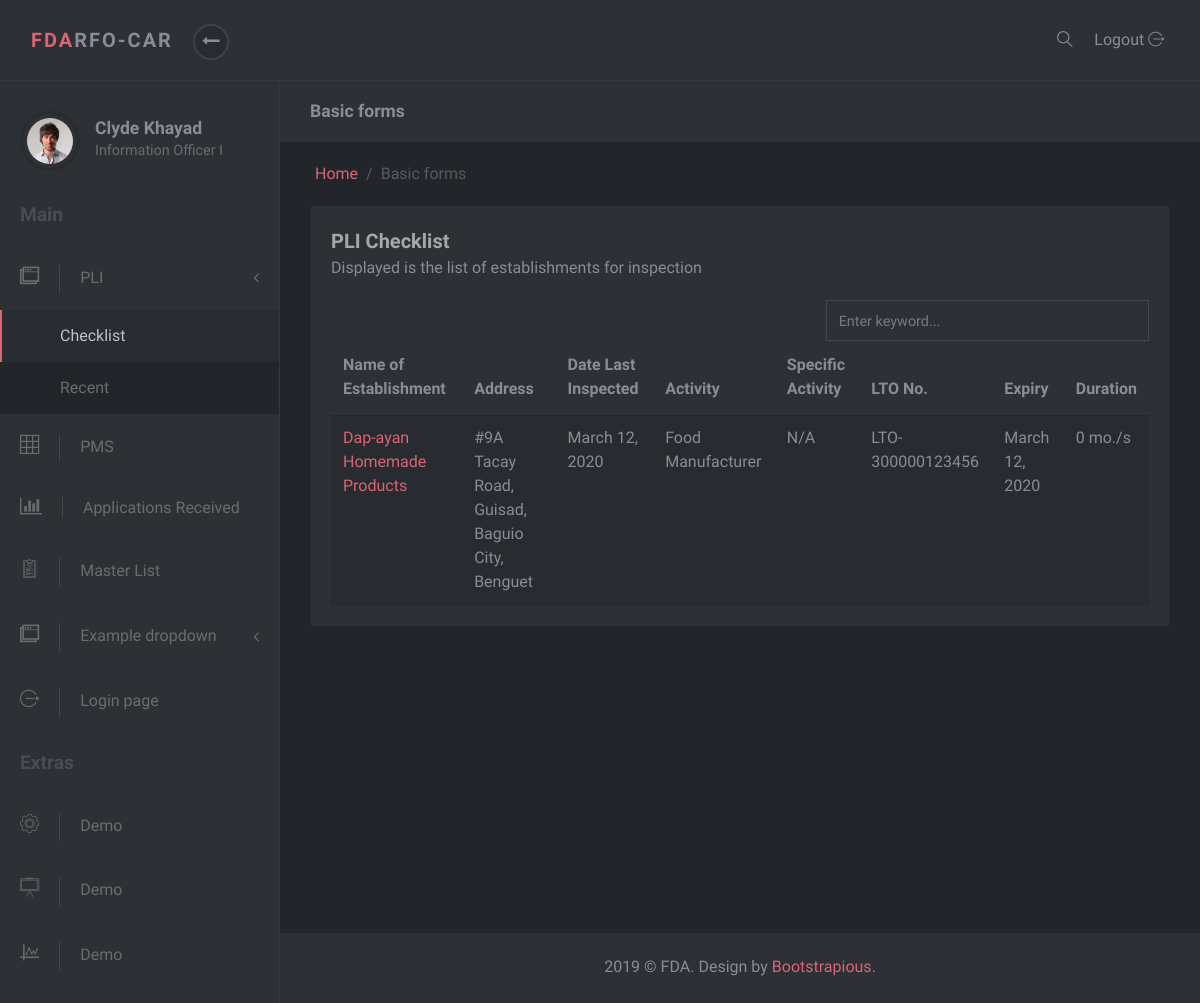
The app's page /pli, older data.
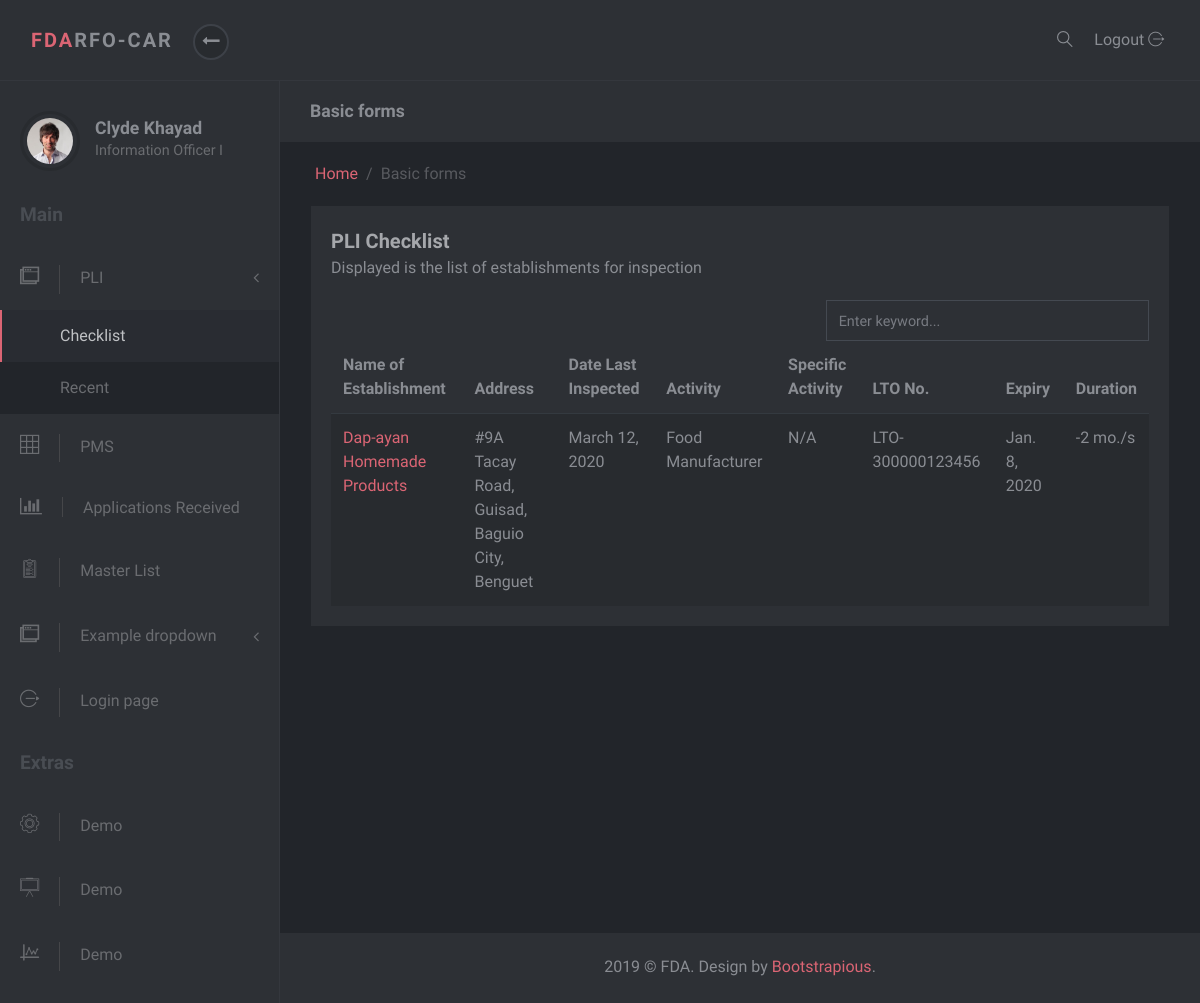
The same page, newer data.
### masterlist/models.py (models this page shows, shortened)
class Inspection(models.Model):
    establishment = models.ForeignKey(Establishment, on_delete=models.SET_NULL, null=True)
    capa = models.ForeignKey(Capa, on_delete=models.SET_NULL, null=True, blank=True)
    type_of_inspection = models.CharField(max_length=20, choices=constants.INSPECTION_TYPES)
    date_inspected = models.DateTimeField('Date Inspected')
    frequency_of_inspection = models.IntegerField(default=0, verbose_name="Frequency of Inspection")
    frequency_of_inspection = models.IntegerField(default=0)
    risk_rating = models.CharField(max_length=7, choices=constants.RISK_RATINGS, null=True)
    date_of_followup_inspection = models.DateTimeField('Date of Followup Inspection')
    inspector = models.CharField(max_length=3, choices=constants.INSPECTORS)
    remarks = models.CharField(max_length=200, blank=True)
    inspection_report = models.FileField(null=True, blank=False, upload_to=report_directory_path, verbose_name='Inspection Report')

class Lto(models.Model):
    establishment = models.OneToOneField(Establishment, on_delete=models.CASCADE, null=True)
    issuance = models.DateTimeField(null=True, blank=True, verbose_name='Date Issued')
    lto_number = models.CharField(max_length=20)
    expiry = models.DateTimeField('expiry date')
    def get_duration(self):
        start_date = datetime.now().date()
        end_date = self.expiry.date()
        difference = relativedelta.relativedelta(end_date, start_date)
        month = difference.years * 12 + difference.months
        return str(month) + " mo./s"

class Establishment(models.Model):
    date_modified = models.DateTimeField('date modified', default=timezone.now)
    application = models.CharField(max_length=1, choices=constants.APPLICATIONS)
    name = models.CharField(max_length=60)
    product_type = models.ForeignKey(ProductType, on_delete=models.SET_NULL, null=True)
    center = models.CharField(max_length=6, choices=constants.CENTERS)
    primary_activity = models.ForeignKey(PrimaryActivity, on_delete=models.CASCADE, null=True)
    specific_activity = models.ManyToManyField(SpecificActivity)
    additional_activity = models.ForeignKey(AdditionalActivity, on_delete=models.SET_NULL, null=True)
    product_line = models.ForeignKey(ProductLine, on_delete=models.SET_NULL, null=True, blank=True)
    remarks = models.CharField(max_length=100, null=True, blank=True, verbose_name='Product Remarks')
    status = models.CharField(max_length=8, choices=constants.EST_STATUS, null=True, default="Active")
    folder_id = models.CharField(max_length=10, null=True, verbose_name="Folder Number")

class Address(models.Model):
    address = models.CharField(max_length=50)
    region = models.ForeignKey(Region, on_delete=models.SET_NULL, null=True)
    province = models.ForeignKey(Province, on_delete=models.SET_NULL, null=True)
    municipality_or_city = models.ForeignKey(CityOrMunicipality, on_delete=models.SET_NULL, null=True)
    def full_address(self):
        return self.address + ', ' + self.municipality_or_city.name + ', ' + self.province.name

class CityOrMunicipality(models.Model):
    name = models.CharField(max_length=30)
    province = models.ForeignKey(Province, on_delete=models.CASCADE)

class Province(models.Model):
    name = models.CharField(max_length=30)
    region = models.ForeignKey(Region, on_delete=models.SET_NULL, null=True)

class ProductType(models.Model):
    name = models.CharField(max_length=50)
    def __str__(self):
        return self.name

class PrimaryActivity(models.Model):
    name = models.CharField(max_length=150)
    def __str__(self):
        return self.name

### pli/views.py (the view)
# urls.py: path('', PLIChekListView.as_view(), name='index')
class PLIChekListView(ListView):
    template_name = 'pli/index.html'
    context_object_name = 'plichecklist'
    def get_queryset(self):
        return Inspection.objects.all()
    def get_context_data(self, **kwargs):
        context = super().get_context_data(**kwargs)
        context['pli_checklist_active'] = "active"
        return context

### pli/templates/pli/index.html (shortened to what this page needs)
{% extends 'masterlist/partial/base.html' %}
{% block content %}
<div class="row">
    <div class="col-lg-12">
        <div class="block">
            <div class="title">
                <strong>PLI Checklist</strong>
                <span class="d-block">Displayed is the list of establishments for inspection</span>
            </div>
            <div class="row">
                <div class="col-md-7">
                </div>
                <div class="col-md-5">
                    <input type="text" class="form-control " placeholder="Enter keyword...">
                </div>
            </div>
            <div class="block-body">
                <div class="table-responsive">
                    <table class="table table-striped table-hover">
                        <thead>
                        <tr>
                            <th>Name of Establishment</th>
                            <th>Address</th>
                            <th>Date Last Inspected</th>
                            <th>Activity</th>
                            <th>Specific Activity</th>
                            <th>LTO No.</th>
                            <th>Expiry</th>
                            <th>Duration</th>
                        </tr>
                        </thead>
                        <tbody>
                        {% for inspection in plichecklist %}
                        <tr>
                            <td><a href="{% url 'admin:masterlist_inspection_add' %}" target="_blank">{{inspection.establishment.name}}</a></td>
                            <td>{{inspection.establishment.plantaddress.full_address}}</td>
                            <td>{{inspection.date_inspected.date}}</td>
                            <td>{{inspection.establishment.product_type}} {{inspection.establishment.primary_activity}}</td>
                            {% if inspection.establishment.specificactivity %}
                            <td>{{inspection.establishment.specificactivity}}</td>
                            {% else %}
                            <td>N/A</td>
                            {% endif %}
                            <td>{{inspection.establishment.lto.lto_number}}</td>
                            <td>{{inspection.establishment.lto.expiry.date}}</td>
                            <td>{{inspection.establishment.lto.get_duration}}</td>
                        </tr>
                        {% endfor %}
                        </tbody>
                    </table>
                </div>
            </div>
        </div>
    </div>
</div>
{% endblock %}

Row changes from the older to the newer data that the page shows:
changed through a linked row, Inspection "Dap-ayan Homemade Products": establishment.lto.expiry "March 12, 2020" → "Jan. 8, 2020"; establishment.lto.get_duration "0 mo./s" → "-2 mo./s"
